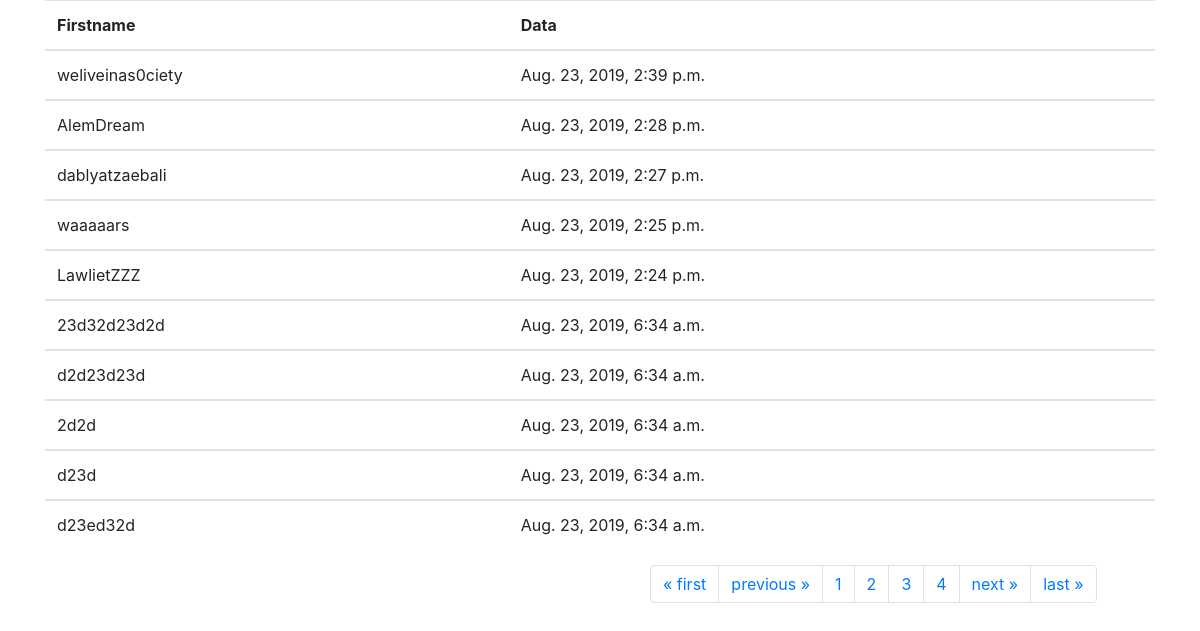
Screenshot of /polls/support/?page=2 with the database file from the repository.
### polls/models.py (models this page shows, shortened)
class User_Name(models.Model):
    unique = models.CharField(max_length=200)
    pub_date = models.DateTimeField('date published')

### polls/views.py (the view)
# urls.py: path('support/', views.users_check, name='users_check'),
def users_check(request):
    user_sherch = User_Name.objects.order_by('-pub_date')
    paginator = Paginator(user_sherch, 10)  # Show 2 contacts per page
    page = request.GET.get('page')
    contacts = paginator.get_page(page)
    return render(request, 'polls/support.html', {'contacts': contacts})

### polls/templates/polls/support.html (shortened to what this page needs)
{% load static %}
{% load i18n %}
<!DOCTYPE html>
<html lang="en">
<head>
  <link rel="stylesheet" href="https://maxcdn.bootstrapcdn.com/bootstrap/4.3.1/css/bootstrap.min.css">
</head>
<body>
    <div class="container">
          <table class="table">
                <thead>
                  <tr>
                    <th>Firstname</th>
                    <th>Data</th>
                  </tr>
                </thead>
                {% for contact in contacts %}
                <tbody>
                  <tr>
                    <td>{{ contact.unique }}</td>
                    <td>{{ contact.pub_date }}</td>
                  </tr>
                </tbody>
            {% endfor %}
        </table>
    </div>
        <ul class="pagination">
                {% if contacts.has_previous %}
                    <li class="page-item"><a class="page-link" href="?page=1">&laquo; first</a></li>
                   <li class="page-item "> <a class="page-link" href="?page={{ contacts.previous_page_number }}">previous &raquo;</a></li>
                {% endif %}
                 {% for page in contacts.paginator.page_range %}
                    {% if page == contacts.unique %}
                        <li class="page-item"><a class="page-link" href="?page={{ page }}">{{ page }}</a></li>
                    {% else %}
                        <li class="page-item"><a class="page-link" href="?page={{ page }}">{{ page }}</a></li>
                    {% endif %}
                {% endfor %}
                {% if contacts.has_next %}
                    <li class="page-item"><a class="page-link" href="?page={{ contacts.next_page_number }}">next &raquo;</a></li>
                    <li class="page-item"><a class="page-link" href="?page={{ contacts.paginator.num_pages }}">last &raquo;</a></li>
                {% endif %}
        </ul>
</body>

### polls/templates/polls/support.html (style rules this page uses)
.pagination { margin-left: 650px; }

### rows the page displays
User_Name: unique "weliveinas0ciety", pub_date "Aug. 23, 2019, 2:39 p.m."
User_Name: unique "AlemDream", pub_date "Aug. 23, 2019, 2:28 p.m."
User_Name: unique "dablyatzaebali", pub_date "Aug. 23, 2019, 2:27 p.m."
User_Name: unique "waaaaars", pub_date "Aug. 23, 2019, 2:25 p.m."
User_Name: unique "LawlietZZZ", pub_date "Aug. 23, 2019, 2:24 p.m."
User_Name: unique "23d32d23d2d", pub_date "Aug. 23, 2019, 6:34 a.m."
User_Name: unique "d2d23d23d", pub_date "Aug. 23, 2019, 6:34 a.m."
User_Name: unique "2d2d", pub_date "Aug. 23, 2019, 6:34 a.m."
User_Name: unique "d23d", pub_date "Aug. 23, 2019, 6:34 a.m."
User_Name: unique "d23ed32d", pub_date "Aug. 23, 2019, 6:34 a.m."

### other values shown
{{ page }} "1" "2" "3" "4"
